Frame 1 (no input): blank canvas, image omitted
Frame 60 (the mouse pressed at the canvas centre just before this capture): blank canvas, image omitted
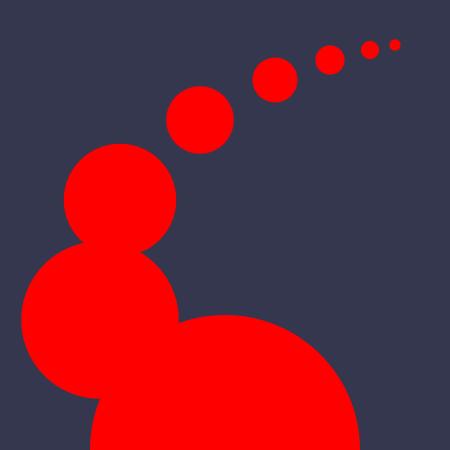
Frame 120 (the mouse held since frame 60 and released just before this capture)

The Processing sketch whose frames 1 and 60 were blank and that drew this single picture after the mouse press (run headless with seeded random() and noise(); from frame 60 on, the mouse is pressed at the canvas centre):

// Processing sketch: processing_56288
// ── processing_56288.pde

void setup ()
{
size(450,450);
background(52,55,77);
smooth();

fill(255,0,0);
noStroke();

}


//ara definim el què farà, dibuixar amb el ratolí
void draw ()
{
background(52,55,77);
ellipse(225,450, mouseX*1.2, mouseY*1.2);
ellipse(100,320, mouseX*.7, mouseY*.7);
ellipse(120,200, mouseX*.5, mouseY*.5);
ellipse(200,120, mouseX*.3, mouseY*.3);
ellipse(275,80, mouseX*.2, mouseY*.2);
ellipse(330,60, mouseX*.13, mouseY*.13);
ellipse(370,50, mouseX*.08, mouseY*.08);
ellipse(395,45, mouseX*.05, mouseY*.05);

  
}
